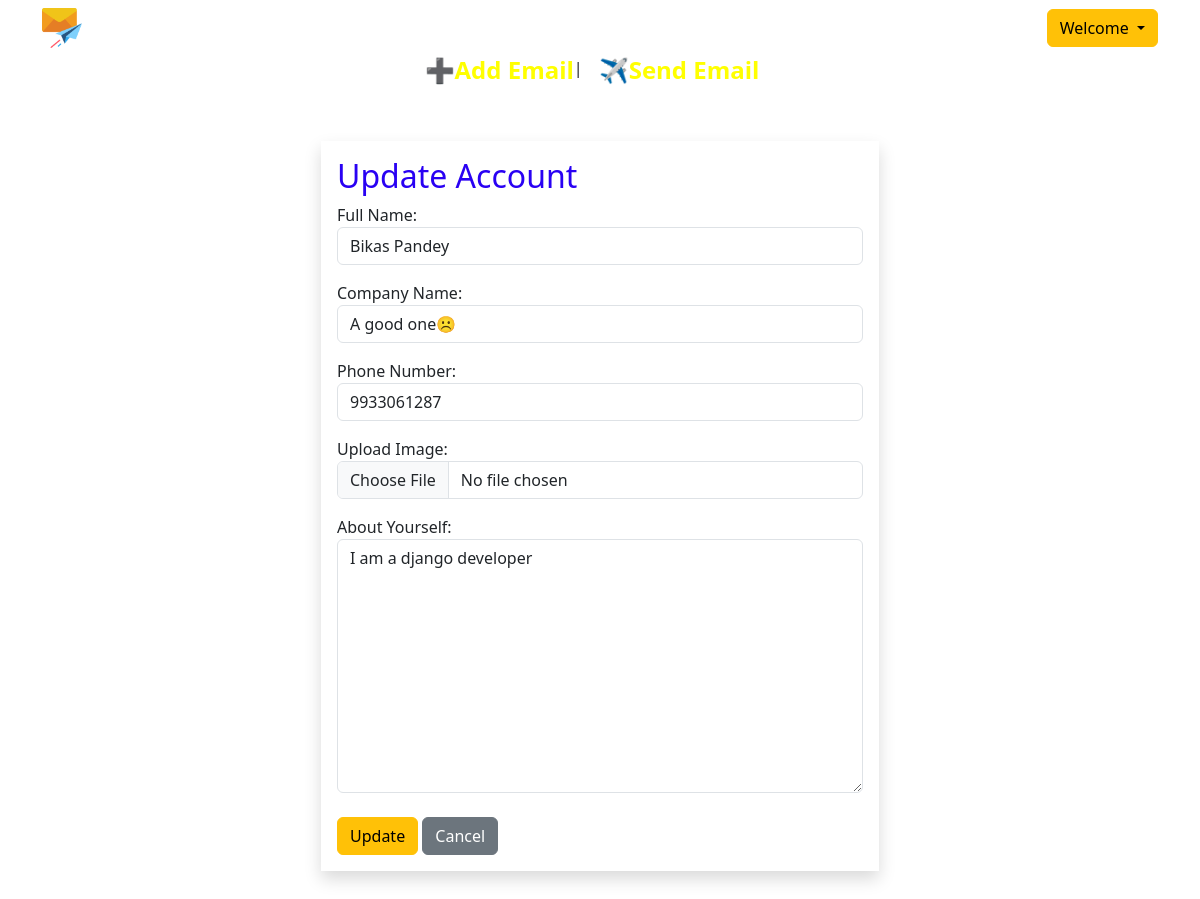
The page /profileedit/2 on the database its author committed.
### users/models.py (models this page shows, shortened)
class Profile(models.Model):
    user = models.OneToOneField(User, on_delete=models.CASCADE, null= True)
    name = models.CharField(max_length=100, null= True)
    company= models.CharField(max_length=100, null=True)
    phone_number = models.CharField(max_length=11, null=True)
    image = models.ImageField(upload_to='media', null=True)
    bio = models.TextField(null=True)

### users/views.py (the view)
# urls.py: path('profileedit/<pk>', views.profileedit, name='profileedit'),
def profileedit(request, pk):
    profile_obj = Profile.objects.get(id = pk)
    if request.method == 'POST':
        form = ProfileModelForm(request.POST, request.FILES, instance=profile_obj)
        if form.is_valid():
            form.save()
            return redirect('profilepage')
    else:
        form = ProfileModelForm(instance=profile_obj)
    context = {
        'form' : form
    }
    return render(request, 'profileedit.html', context)

### users/forms.py
class ProfileModelForm(forms.ModelForm):
    name = forms.CharField(
        label= 'Full Name',
        widget= forms.TextInput(attrs={
            'class' : 'form-control',
            'type' : 'text'
        })
    )
    company = forms.CharField(
        label= 'Company Name',
        widget= forms.TextInput(attrs={
            'class' : 'form-control',
            'type' : 'text'
        })
    )
    phone_number = forms.CharField(
        label= 'Phone Number',
        widget= forms.NumberInput(attrs={
            'class' : 'form-control',
            'type' : 'number'
        })
    )
    image = forms.FileField(
        label= 'Upload Image',
        widget= forms.FileInput(attrs={
            'class' : 'form-control',
            'type' : 'file',
        })
    )
    bio = forms.CharField(
        label= 'About Yourself',
        widget= forms.Textarea(attrs={
            'class' : 'form-control',
            'type' : 'text',
        })
    )
    class Meta:
        model = Profile
        fields = ['name', 'company', 'phone_number', 'image', 'bio']
        exclude= ['user']

### templates/profileedit.html (shortened to what this page needs)
{% extends 'base.html' %}
{% block content %}
<div class="container mt-5 mb-5">
    <div class="d-flex justify-content-center " >
        <form method="POST" class="shadow p-3 w-50 bg-white" autocomplete="off" enctype="multipart/form-data">
            <h2 style="color: rgb(41, 1, 243);">Update Account </h2>
            {{form.as_p}}
            <button type="submit" class="btn btn-warning mt-2">Update</button>
            <a href="{% url 'profilepage' %}" class="btn btn-secondary mt-2">Cancel</a>
        </form>
    </div>
</div>
{% endblock content %}

### templates/profileedit.html (style rules this page uses)
body { background-image: url(https://img.freepik.com/free-photo/ribbon-light-space_53876-138216.jpg?w=1380&t=st=1685534686~exp=1685535286~hmac=7c202c6970ee7048758bd96081aca036254fb11d39ec01fd35bb8a12663c6e5b); background-size: cover; }

### rows shown on the page
Profile: name "Bikas Pandey", company "A good one☹️", phone_number "9933061287", bio "I am a django developer"
